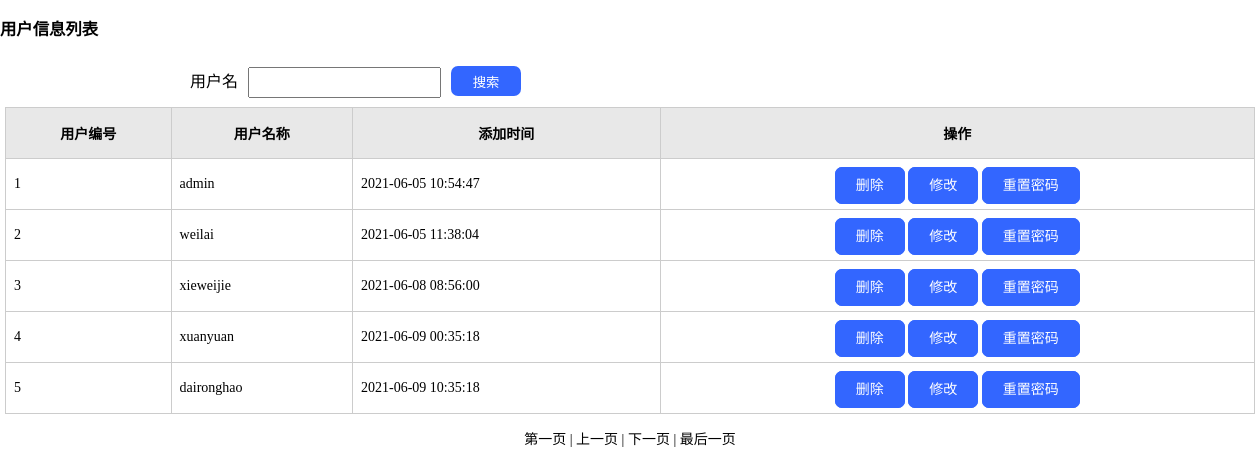
The app's page /admin_user/userList.php with its own data.
### tables this page shows
CREATE TABLE `user` (
  `id` int(10) UNSIGNED NOT NULL,
  `username` varchar(30) DEFAULT NULL,
  `password` varchar(50) DEFAULT NULL,
  `createtime` datetime DEFAULT NULL,
  `updatetime` datetime DEFAULT NULL
);

### dbconfig.php (called while the page is built, shortened)
<?php
$list_num = 5;

### admin_user/userList.php (the view, shortened to what this page needs)
<!doctype html>
<html>
	<head>
		<link rel="stylesheet" href="../css/mystyle.css" type="text/css"/>
	</head>
	<body>
			<h3>用户信息列表</h3>
			<div class="admin_search_bar">
				<form action="<?php echo $_SERVER['PHP_SELF'];?>">
					<ul>
						<li><label>用户名</label><input type="text" class="txt" name="keyword" value="<?php if(isset($_GET['keyword'])) echo $_GET['keyword'];?>"></li>
						<li><button class="add_btn">搜索</button></li>
					</ul>
				</form>
			</div>
			<table border="1" width="1000" class="frm_table">
				<tr>
					<th>用户编号</th>
					<th>用户名称</th>
					<th>添加时间</th>
					<th>操作</th>
				</tr>
				<?php
					require("../dbconfig.php");
					if(!isset($_GET["page"])){
						$page=1;
					}else{
						$page=$_GET["page"];
					}
					$temp=($page-1)*$list_num;
					if(!isset($_GET['keyword'])){
						$keyword = "";
					}else{
						$keyword = trim($_GET['keyword']);
					}
					$sql_count = "select count(*) as total from user where 1";
					$result = mysql_query($sql_count);
					$res = mysql_fetch_array($result);
					$num=$res['total'];
					$p_count=ceil($num/$list_num);
					$sql = "select * from user where 1 ";
					$sql .= " limit {$temp},{$list_num}";
					$result = mysql_query($sql);
					while($row = mysql_fetch_assoc($result)){
						echo "<tr>";
						echo "<td>{$row['id']}</td>";
						echo "<td>{$row['username']}</td>";
						echo "<td>{$row['createtime']}</td>";
						if($row['username'] != "admin"){
							echo "<td class='txt_center'>
							<a href='userAction.php?action=del&id={$row['id']}' class='op_btn' style='color:'white''>删除</a>
							<a href='editUser.php?id={$row['id']}' class='op_btn'>修改</a>
							<a href='resetUserPwd.php?id={$row['id']}' class='op_btn'>重置密码</a>
							</td>";
						}else{
							echo "<td class='txt_center'>
							<a class='op_btn' onclick='cantDel();'>删除</a>
							<a href='editUser.php?id={$row['id']}' class='op_btn'>修改</a>
							<a href='resetUserPwd.php?id={$row['id']}' class='op_btn'>重置密码</a>
							</td>";
						}
						echo "</tr>";
					}
				?>
			</table>
			<?php
			if($num > 0){
				$prev_page=$page-1;
				$next_page=$page+1;
				echo "<p align=\"center\"> ";
				if ($page<=1)
				{
					echo "第一页 | ";
				}
				else
				{
					echo "<a href='".$_SERVER['PHP_SELF']."?page=1&keyword={$keyword}'>第一页</a> | ";
				}
				if ($prev_page<1)
				{
					echo "上一页 | ";
				}
				else
				{
					echo "<a href='".$_SERVER['PHP_SELF']."?page=$prev_page&keyword={$keyword}'>上一页</a> | ";
				}
				if ($next_page>$p_count)
				{
					echo "下一页 | ";
				}
				else
				{
					echo "<a href='".$_SERVER['PHP_SELF']."?page=$next_page&keyword={$keyword}' class='underline'>下一页</a> | ";
				}
				if ($page>=$p_count)
				{
					echo "最后一页</p>\n";
				}
				else
				{
					echo "<a href='".$_SERVER['PHP_SELF']."?page=$p_count&keyword={$keyword}'>最后一页</a></p>\n";
				}
			}else{
				echo "<P align='center'>暂时还没有记录！</p>";
			}
			?>
	</body>
</html>

### css/mystyle.css (style rules this page uses)
html, body, form { margin:0; padding:0; }
body { background: #fff; font-size: 12px; background-color: #ffffff; }
ul,li { list-style:none; margin:0; padding:0; }
a:link { color: #fff; text-decoration: none; }
body { font-size: 14px; color: #000000; text-decoration: none; }
td { border-top-width: 1px; border-right-width: 1px; border-bottom-width: 1px; border-left-width: 1px; border-top-style: none; border-right-style: none; border-bottom-style: dashed; border-left-style: none; border-top-color: #999999; border-right-color: #999999; border-bottom-color: #999999; border-left-color: #999999; }
table { border: 1px solid #000000; border-collapse: collapse; }
table th { background-color: #E8E8E8; }
table th, table td { border: solid 1px #ccc; padding: 15px 8px; }
.frm_table { margin:0 auto;width: 1250px; }
.op_btn { background:#3366FF;border-radius: 7px; padding:10px 20px;border:1px solid #3366ff;color: #fff; }
.txt_center { text-align:center; }
.txt_center a { color: #FFFFFF; }
.admin_search_bar { width:900px;margin:0 auto;line-height:50px;overflow:hidden; }
.admin_search_bar ul li .txt { line-height:25px;padding-left:10px; }
.admin_search_bar ul li label { padding-right:10px; }
.admin_search_bar ul li button { padding:5px 10px; }
.admin_search_bar ul li { display:inline-block;float:left;padding-left:10px;font-size:16px; }
.add_btn { color: #FFFFFF; background-color: #3366ff; border-radius: 7px; border: 0px; width: 70px; height: 30px; }

### records on screen
user: id "1", username "admin", createtime "2021-06-05 10:54:47"
user: id "2", username "weilai", createtime "2021-06-05 11:38:04"
user: id "3", username "xieweijie", createtime "2021-06-08 08:56:00"
user: id "4", username "xuanyuan", createtime "2021-06-09 00:35:18"
user: id "5", username "daironghao", createtime "2021-06-09 10:35:18"
